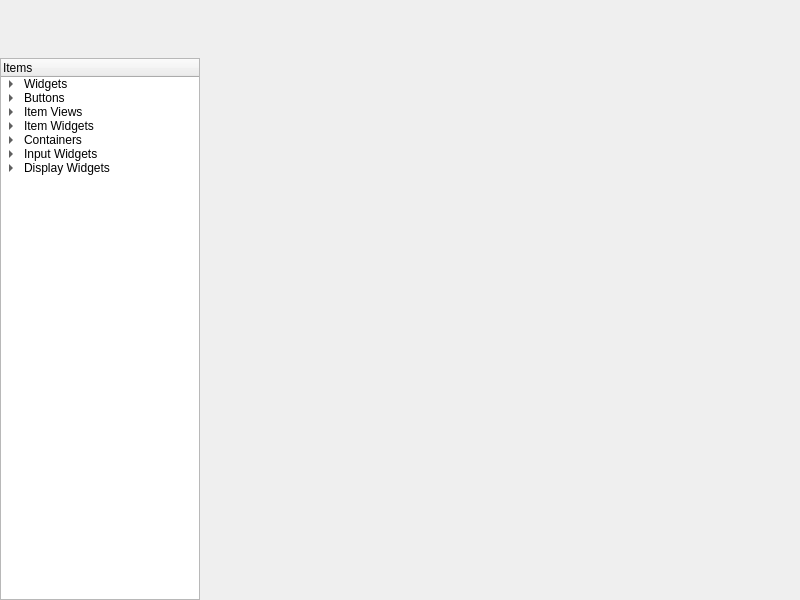
<?xml version="1.0" encoding="UTF-8"?>
<ui version="4.0">
 <class>BuilderWidget</class>
 <widget class="QWidget" name="BuilderWidget">
  <property name="geometry">
   <rect>
    <x>0</x>
    <y>0</y>
    <width>800</width>
    <height>600</height>
   </rect>
  </property>
  <property name="windowTitle">
   <string>BuilderWidget</string>
  </property>
  <layout class="QVBoxLayout" name="verticalLayout">
   <property name="spacing">
    <number>1</number>
   </property>
   <property name="leftMargin">
    <number>0</number>
   </property>
   <property name="topMargin">
    <number>0</number>
   </property>
   <property name="rightMargin">
    <number>0</number>
   </property>
   <property name="bottomMargin">
    <number>0</number>
   </property>
   <item>
    <widget class="QWidget" name="titlebar" native="true">
     <property name="minimumSize">
      <size>
       <width>0</width>
       <height>28</height>
      </size>
     </property>
     <property name="maximumSize">
      <size>
       <width>16777215</width>
       <height>28</height>
      </size>
     </property>
    </widget>
   </item>
   <item>
    <widget class="QWidget" name="toolbar" native="true">
     <property name="minimumSize">
      <size>
       <width>0</width>
       <height>28</height>
      </size>
     </property>
     <property name="maximumSize">
      <size>
       <width>16777215</width>
       <height>28</height>
      </size>
     </property>
    </widget>
   </item>
   <item>
    <layout class="QHBoxLayout" name="horizontalLayout" stretch="1,3">
     <item>
      <widget class="QTreeWidget" name="treeWidget">
       <column>
        <property name="text">
         <string>Items</string>
        </property>
       </column>
       <item>
        <property name="text">
         <string>Widgets</string>
        </property>
        <item>
         <property name="text">
          <string>Widget</string>
         </property>
        </item>
        <item>
         <property name="text">
          <string>Dialog</string>
         </property>
        </item>
        <item>
         <property name="text">
          <string>MainWindow</string>
         </property>
        </item>
       </item>
       <item>
        <property name="text">
         <string>Buttons</string>
        </property>
        <item>
         <property name="text">
          <string>Push Button</string>
         </property>
        </item>
        <item>
         <property name="text">
          <string>Tool Button</string>
         </property>
        </item>
        <item>
         <property name="text">
          <string>Radio Button</string>
         </property>
        </item>
        <item>
         <property name="text">
          <string>Check Box</string>
         </property>
        </item>
        <item>
         <property name="text">
          <string>Command Link Button</string>
         </property>
        </item>
        <item>
         <property name="text">
          <string>Dialog Button Box</string>
         </property>
        </item>
       </item>
       <item>
        <property name="text">
         <string>Item Views</string>
        </property>
        <item>
         <property name="text">
          <string>List View</string>
         </property>
        </item>
        <item>
         <property name="text">
          <string>Tree View</string>
         </property>
        </item>
        <item>
         <property name="text">
          <string>Table View</string>
         </property>
        </item>
        <item>
         <property name="text">
          <string>Column View</string>
         </property>
        </item>
        <item>
         <property name="text">
          <string>Undo View</string>
         </property>
        </item>
       </item>
       <item>
        <property name="text">
         <string>Item Widgets</string>
        </property>
        <item>
         <property name="text">
          <string>List Widget</string>
         </property>
        </item>
        <item>
         <property name="text">
          <string>Tree Widget</string>
         </property>
        </item>
        <item>
         <property name="text">
          <string>Table Widget</string>
         </property>
        </item>
       </item>
       <item>
        <property name="text">
         <string>Containers</string>
        </property>
        <item>
         <property name="text">
          <string>Group Box</string>
         </property>
        </item>
        <item>
         <property name="text">
          <string>Scroll Area</string>
         </property>
        </item>
        <item>
         <property name="text">
          <string>Tool Box</string>
         </property>
        </item>
        <item>
         <property name="text">
          <string>Tab Widget</string>
         </property>
        </item>
        <item>
         <property name="text">
          <string>Stacked Widget</string>
         </property>
        </item>
        <item>
         <property name="text">
          <string>Frame</string>
         </property>
        </item>
        <item>
         <property name="text">
          <string>Widget</string>
         </property>
        </item>
        <item>
         <property name="text">
          <string>MDI Area</string>
         </property>
        </item>
        <item>
         <property name="text">
          <string>Dock Widget</string>
         </property>
        </item>
        <item>
         <property name="text">
          <string>QAxWidget</string>
         </property>
        </item>
       </item>
       <item>
        <property name="text">
         <string>Input Widgets</string>
        </property>
        <item>
         <property name="text">
          <string>ComboBox</string>
         </property>
        </item>
        <item>
         <property name="text">
          <string>Font ComboBox</string>
         </property>
        </item>
        <item>
         <property name="text">
          <string>Line Edit</string>
         </property>
        </item>
        <item>
         <property name="text">
          <string>Text Edit</string>
         </property>
        </item>
        <item>
         <property name="text">
          <string>Plain Text Edit</string>
         </property>
        </item>
        <item>
         <property name="text">
          <string>Spin Box</string>
         </property>
        </item>
        <item>
         <property name="text">
          <string>Double Spin Box</string>
         </property>
        </item>
        <item>
         <property name="text">
          <string>Time Edit</string>
         </property>
        </item>
        <item>
         <property name="text">
          <string>Date Edit</string>
         </property>
        </item>
        <item>
         <property name="text">
          <string>Date/Time Edit</string>
         </property>
        </item>
        <item>
         <property name="text">
          <string>Dial</string>
         </property>
        </item>
        <item>
         <property name="text">
          <string>Horizontal Scroll Bar</string>
         </property>
        </item>
        <item>
         <property name="text">
          <string>Vertical Scroll Bar</string>
         </property>
        </item>
        <item>
         <property name="text">
          <string>Horizontal Slider</string>
         </property>
        </item>
        <item>
         <property name="text">
          <string>Vertical Slider</string>
         </property>
        </item>
        <item>
         <property name="text">
          <string>Key Sequence Edit</string>
         </property>
        </item>
       </item>
       <item>
        <property name="text">
         <string>Display Widgets</string>
        </property>
        <item>
         <property name="text">
          <string>Label</string>
         </property>
        </item>
        <item>
         <property name="text">
          <string>Text Browser</string>
         </property>
        </item>
        <item>
         <property name="text">
          <string>Graphics View</string>
         </property>
        </item>
        <item>
         <property name="text">
          <string>Calendar Widget</string>
         </property>
        </item>
        <item>
         <property name="text">
          <string>LCD Number</string>
         </property>
        </item>
        <item>
         <property name="text">
          <string>Progress Bar</string>
         </property>
        </item>
        <item>
         <property name="text">
          <string>Horizontal Line</string>
         </property>
        </item>
        <item>
         <property name="text">
          <string>Vertical Line</string>
         </property>
        </item>
        <item>
         <property name="text">
          <string>OpenGL Widget</string>
         </property>
        </item>
        <item>
         <property name="text">
          <string>QQuickWidget</string>
         </property>
        </item>
       </item>
      </widget>
     </item>
     <item>
      <widget class="QWidget" name="propertiesWidget" native="true">
       <property name="minimumSize">
        <size>
         <width>300</width>
         <height>400</height>
        </size>
       </property>
      </widget>
     </item>
    </layout>
   </item>
  </layout>
 </widget>
 <resources/>
 <connections/>
</ui>
